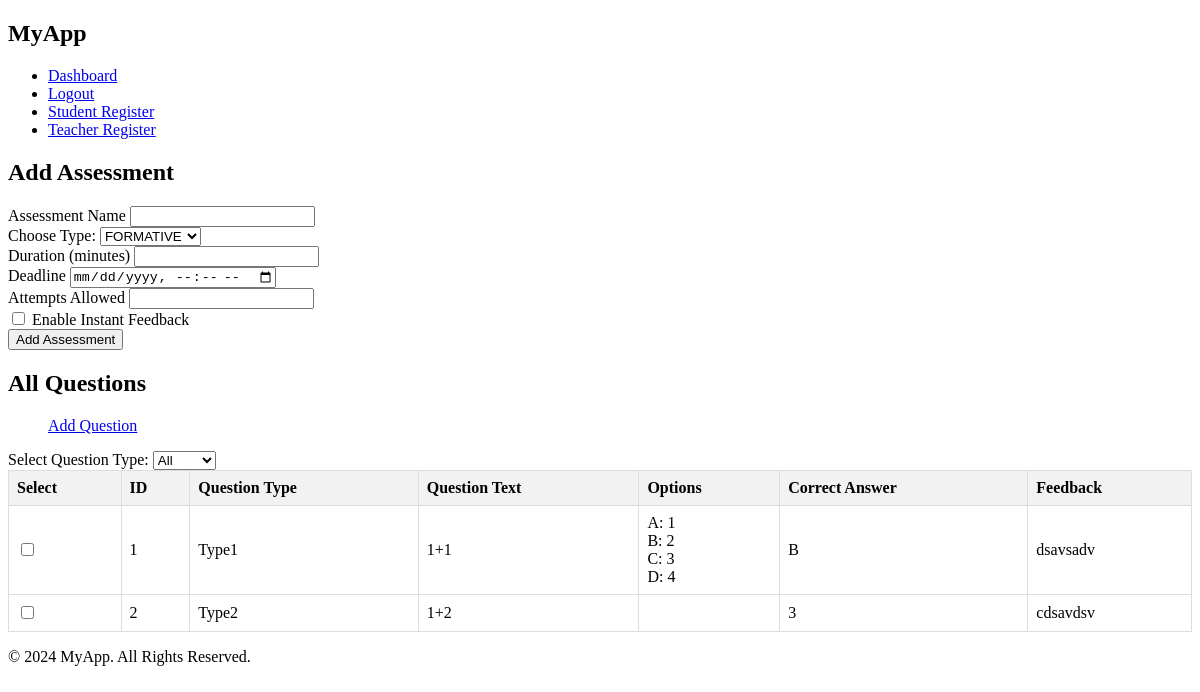
Before: /add_assessment with the older database file.
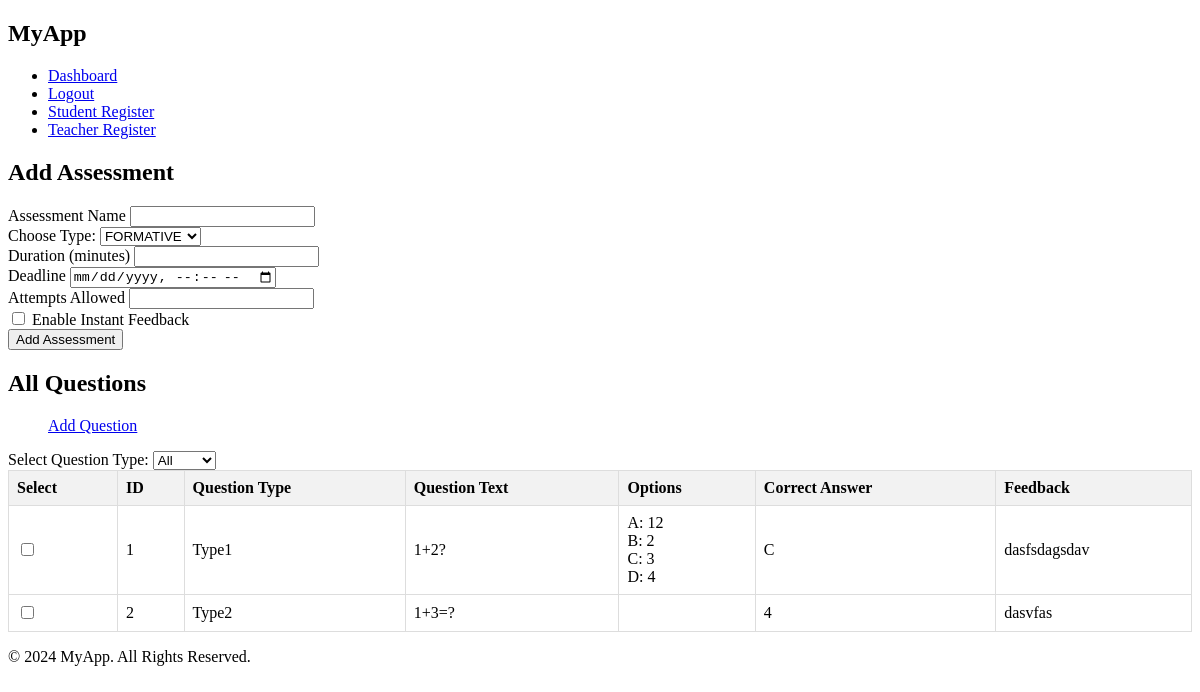
After: the same page with the newer database file.
### app/models/question.py (models this page shows)
class Question(db.Model):
    id = db.Column(db.Integer, primary_key=True)
    question_text = db.Column(db.Text, nullable=False)
    option_a = db.Column(db.String(200), nullable=False)
    option_b = db.Column(db.String(200), nullable=False)
    option_c = db.Column(db.String(200), nullable=False)
    option_d = db.Column(db.String(200), nullable=False)
    correct_option = db.Column(db.String(100), nullable=False)
    correct_answer = db.Column(db.Text, nullable=False)
    feedback = db.Column(db.Text, nullable=False)
    question_type = db.Column(db.String(50), nullable=False)

### app/routes/teacher_routes.py (the view, shortened to what this page needs)
@app.route('/add_assessment', methods=['GET', 'POST'])
def add_assessment():
    questions = Question.query.all()
    return render_template('add_assessment.html', questions=questions)

### app/templates/add_assessment.html (shortened to what this page needs)
{% extends "base.html" %}
{% block content %}
<div class="container">
    <h2>Add Assessment</h2>
    <form action="{{ url_for('add_assessment') }}" method="post" id="add-assessment-form">
        <div class="mb-3">
            <label for="name" class="form-label">Assessment Name</label>
            <input type="text" class="form-control" id="name" name="name" required>
        </div>
        <div class="mb-3">
            <label for="assessment_type">Choose Type:</label>
            <select class="form-control" id="assessment_type" name="assessment_type" required>
                <option value="FORMATIVE">FORMATIVE</option>
            </select>
        </div>
        <div class="mb-3">
            <label for="duration" class="form-label">Duration (minutes)</label>
            <input type="number" class="form-control" id="duration" name="duration" required>
        </div>
        <div class="mb-3">
            <label for="deadline" class="form-label">Deadline</label>
            <input type="datetime-local" class="form-control" id="deadline" name="deadline" required>
        </div>
        <div class="mb-3">
            <label for="attempts" class="form-label">Attempts Allowed</label>
            <input type="number" class="form-control" id="attempts" name="attempts" required>
        </div>
        <div class="mb-3">
            <div class="form-check">
                <input class="form-check-input" type="checkbox" id="feedback" name="feedback">
                <label class="form-check-label" for="feedback">
                    Enable Instant Feedback
                </label>
            </div>
        </div>
        <button type="submit" class="btn btn-primary" id="add-assessment-btn">Add Assessment</button>
    </form>
</div>
<div class="container">
    <h2>All Questions</h2>
    <ul>
        <li style="list-style-type: none"><a href="{{ url_for('add_question') }}" class="btn btn-success">Add Question</a></li>
    </ul>
    <form action="{{ url_for('manage_questions') }}" method="get" class="mb-3">
        <label for="type">Select Question Type:</label>
        <select name="type" id="questions" class="form-select" onchange="this.form.submit()">
            <option value="all" {% if selected_type == 'all' %}selected{% endif %}>All</option>
        </select>
    </form>
    <form method="post">
        <table class="custom-table">
            <thead>
                <tr>
                    <th>Select</th>
                    <th>ID</th>
                    <th>Question Type</th>
                    <th>Question Text</th>
                    <th>Options</th>
                    <th>Correct Answer</th>
                    <th>Feedback</th>
                </tr>
            </thead>
            <tbody>
                {% for question in questions %}
                <tr>
                    <td><input type="checkbox" name="selected_questions[]" value="{{ question.id }}"></td>
                    <td>{{ question.id }}</td>
                    <td>{{ question.question_type }}</td>
                    <td>{{ question.question_text }}</td>
                    <td>
                        {% if question.question_type=='Type1' %}
                        A: {{ question.option_a }}<br>
                        B: {{ question.option_b }}<br>
                        C: {{ question.option_c }}<br>
                        D: {{ question.option_d }}
                        {% endif %}
                    </td>
                    <td>
                        {% if question.question_type=='Type1' %}
                        {{ question.correct_option }}
                        {% endif %}
                        {% if question.question_type=='Type2' %}
                        {{ question.correct_answer }}
                        {% endif %}
                    </td>
                    <td>{{ question.feedback }}</td>
                </tr>
                {% endfor %}
            </tbody>
        </table>
    </form>
</div>
{% endblock %}

Changed rows visible on the page:
changed Question "Type1": question_text "1+1" → "1+2?"; option_a "1" → "12"; correct_option "B" → "C"; feedback "dsavsadv" → "dasfsdagsdav"
changed Question "Type2": question_text "1+2" → "1+3=?"; correct_answer "3" → "4"; feedback "cdsavdsv" → "dasvfas"
